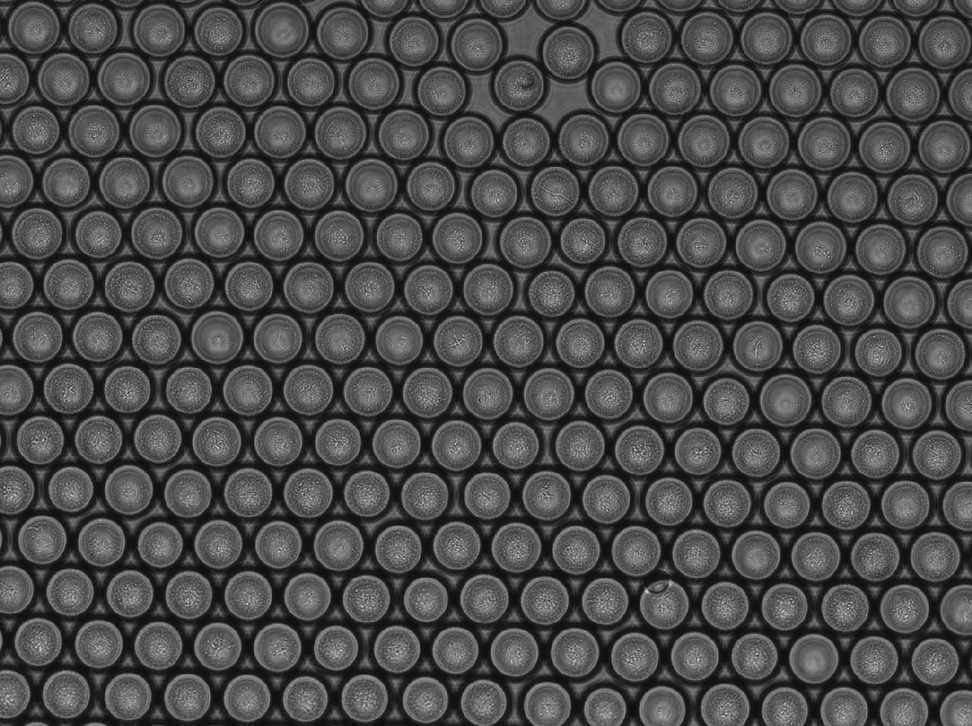
%> input picture droplet_histograms/Figure1/images/brightfield/20190611_55um.BMP, 972 x 726 px, shrunk from 1281 x 957 before the run
$ octave dropletvariation_55um_MC.m   (GNU Octave 9; MATLAB toolbox functions it lacks are replaced by stand-ins)
%> lines starting %> are read from the running program, lines starting %| are printed output that depends on the picture; in (x1, y1, x2, y2) boxes, pixels count from 0 and x2, y2 are one past the last pixel; in counts of white or black regions, pixels touching at a corner belong together; the program's own positions count from 1
%construct full brightfield microscopy image
image = imread('images/brightfield/20190611_55um.BMP');
%> image is the input picture: size 726x972x3 uint8; min 13, max 227, mean 72.6
%construct full fluorescence image
image_fluor = (imread('images/fluor/C2-20190611_55um_f.jpg'));
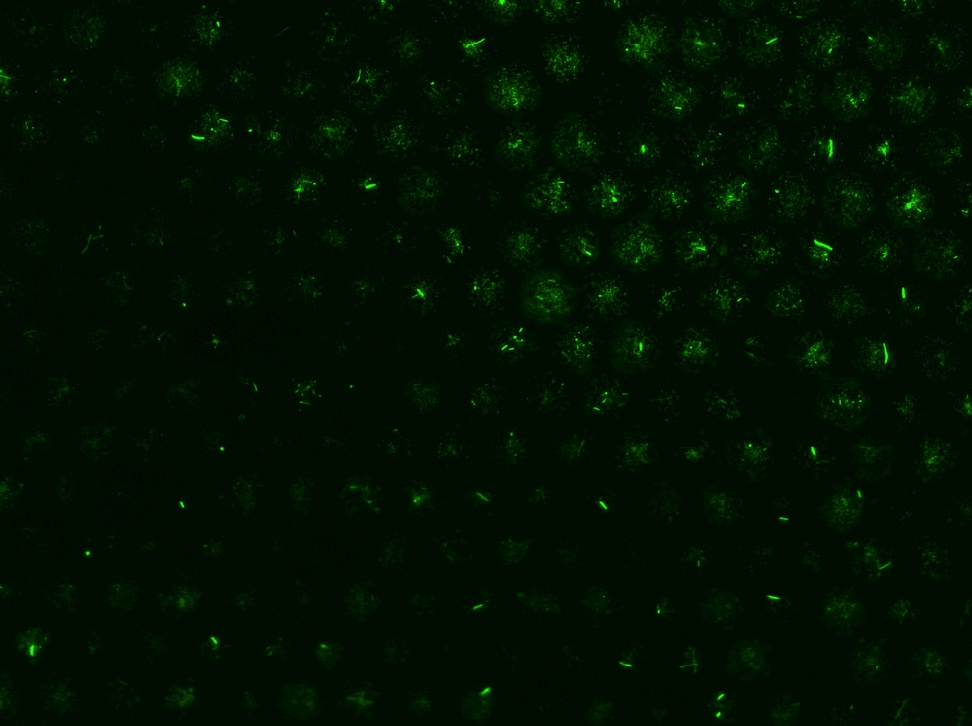
%> input picture droplet_histograms/Figure1/images/fluor/C2-20190611_55um_f.jpg, 972 x 726 px, shrunk from 1281 x 957 before the run
%> image_fluor is the input picture: size 726x972x3 uint8; mean R, G, B 1.6, 16.8, 1.5

%detect droplets, may need to change sensitivity parameter to increase
%effectiveness
[centers,radii] = imfindcircles(image,[20 40],'Sensitivity',0.90);
%> centers = 228 rows, first 12: [814.3 659.1; 218.5 647.2; 308 597; 515.2 653; 905.2 609; 816.4 556.9; 426 700.5; 42.62 540.4; 457.2 445.8; 309 493.8; 217.5 337.7; 217.4 442.4]; radii = 228 values, max 27.02 at index 45, min 21.35 at index 207, mean 24.53
imshow(image)
imshow(image_fluor)
hold on
h = viscircles(centers, radii)
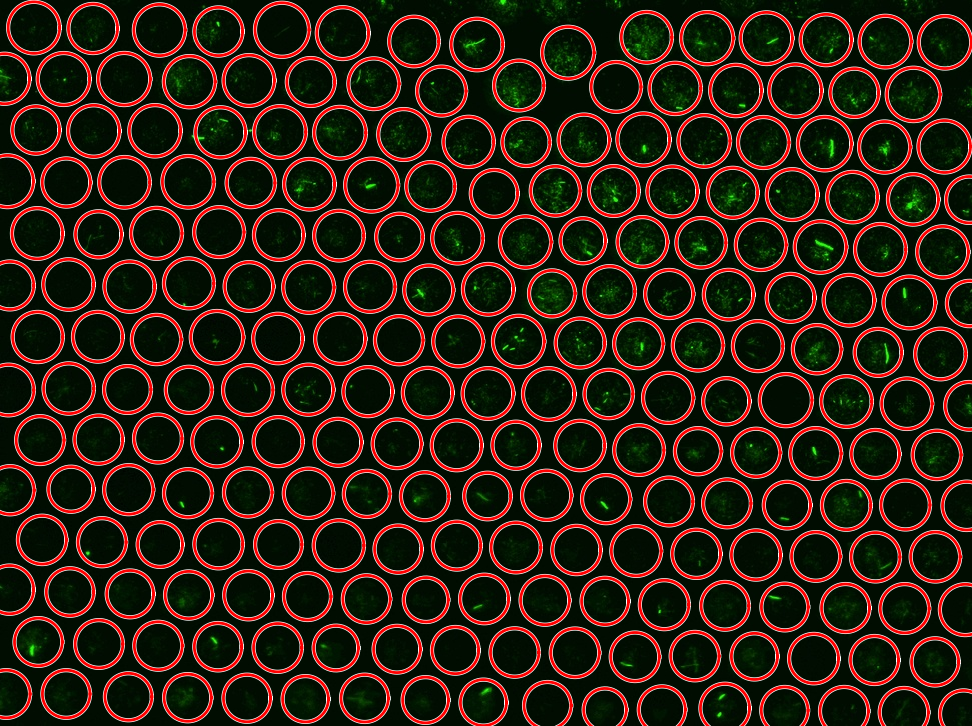
%> figure redrawn from the program's plot data
num_circles = length(centers);
%> num_circles = 228
hold off

%go through each droplet and calculate and track brightness value
intensity_tracker_55um = zeros(num_circles,1);
for n=1:num_circles
    center = centers(n,:);
    radius = radii(n);

    [xgrid, ygrid] = meshgrid(1:size(image,2), 1:size(image,1));
    mask = ((xgrid-center(1,1)).^2 + (ygrid-center(1,2)).^2) <= radius.^2;
    intensity_droplet = (image_fluor(mask));

    intensity=sum(intensity_droplet);
    norm_intensity = intensity/(radius.^2*pi);
    intensity_tracker_55um(n) = norm_intensity;
end
%> this loop made 228 passes
%> (center, radius, intensity, norm_intensity) on passes 1 to 3: ([814.3 659.1], 24.7, 1694, 0.884), ([218.5 647.2], 23.68, 3193, 1.81), ([308 597], 23.51, 1678, 0.966)
%> pass 1, `mask = ((xgrid-center(1,1)).^2 + (ygrid-center(1,2)).^2) <= radius.^2;`:
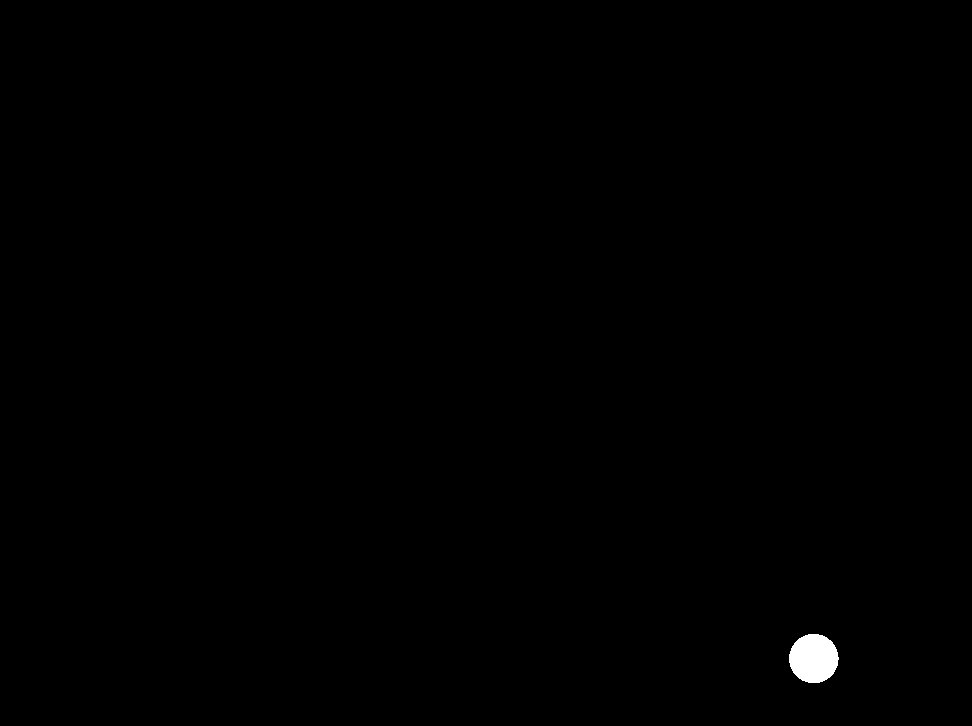
%> mask: size 726x972 logical; 0.27% white; 1 white region, box (x1, y1, x2, y2) and area: (789, 634, 839, 683) 1917
%> pass 2, `mask = ((xgrid-center(1,1)).^2 + (ygrid-center(1,2)).^2) <= radius.^2;`:
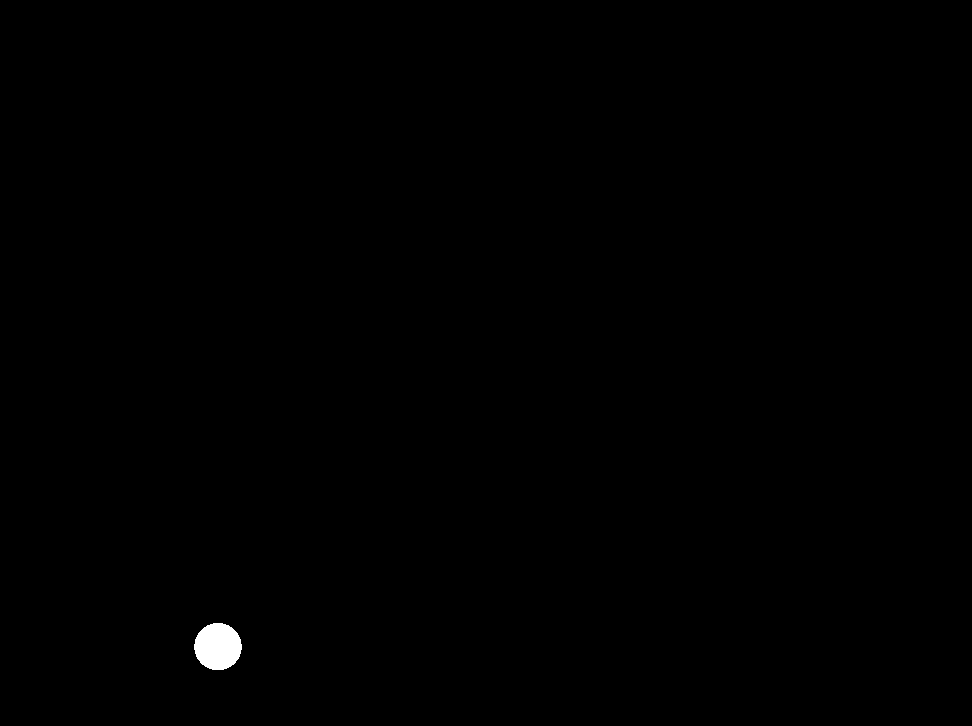
%> mask: size 726x972 logical; 0.25% white; 1 white region, box (x1, y1, x2, y2) and area: (194, 623, 242, 670) 1762
%> pass 3, `mask = ((xgrid-center(1,1)).^2 + (ygrid-center(1,2)).^2) <= radius.^2;`:
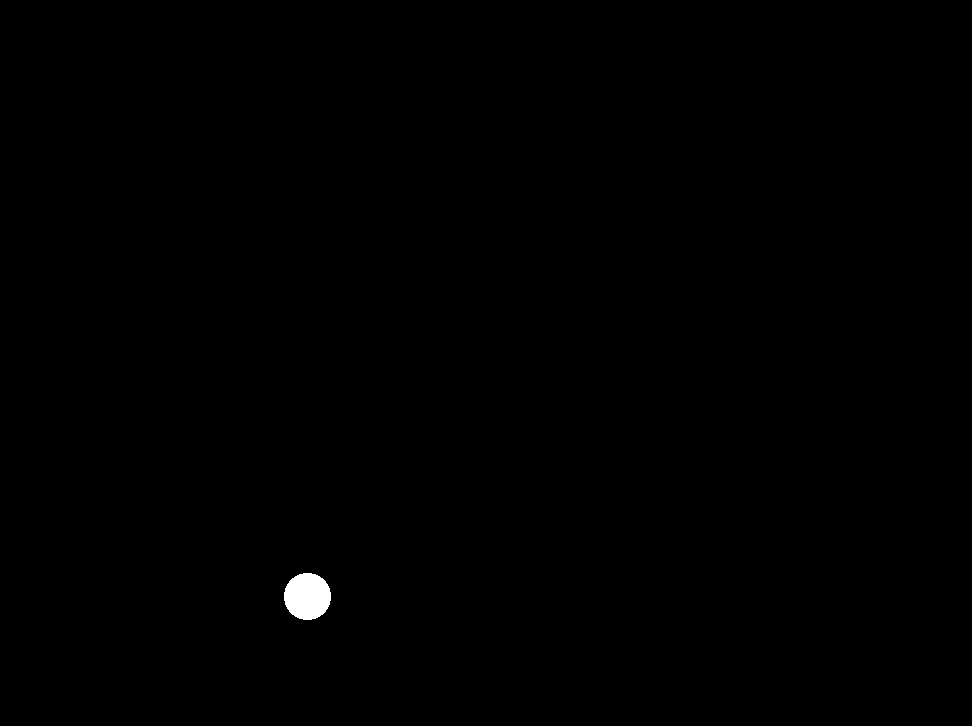
%> mask: size 726x972 logical; 0.25% white; 1 white region, box (x1, y1, x2, y2) and area: (284, 573, 331, 620) 1741
%> after the loop, intensity_tracker_55um = 228 values, max 5.58 at index 204, min 0.683 at index 223, mean 1.86
